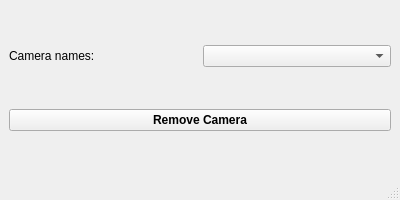
<?xml version="1.0" encoding="UTF-8"?>
<ui version="4.0">
 <class>MainWindow</class>
 <widget class="QMainWindow" name="MainWindow">
  <property name="geometry">
   <rect>
    <x>0</x>
    <y>0</y>
    <width>400</width>
    <height>200</height>
   </rect>
  </property>
  <property name="minimumSize">
   <size>
    <width>400</width>
    <height>200</height>
   </size>
  </property>
  <property name="maximumSize">
   <size>
    <width>400</width>
    <height>200</height>
   </size>
  </property>
  <property name="windowTitle">
   <string>Remove Camera</string>
  </property>
  <widget class="QWidget" name="centralwidget">
   <layout class="QVBoxLayout" name="verticalLayout">
    <item>
     <layout class="QVBoxLayout" name="verticalLayout_2">
      <item>
       <layout class="QHBoxLayout" name="horizontalLayout">
        <item>
         <widget class="QLabel" name="label_2">
          <property name="text">
           <string>Camera names:</string>
          </property>
         </widget>
        </item>
        <item>
         <widget class="QComboBox" name="comboBox"/>
        </item>
       </layout>
      </item>
     </layout>
    </item>
    <item>
     <layout class="QVBoxLayout" name="verticalLayout_3">
      <item>
       <widget class="QPushButton" name="addCamBtn">
        <property name="minimumSize">
         <size>
          <width>151</width>
          <height>0</height>
         </size>
        </property>
        <property name="font">
         <font>
          <weight>75</weight>
          <bold>true</bold>
         </font>
        </property>
        <property name="text">
         <string>Remove Camera</string>
        </property>
       </widget>
      </item>
     </layout>
    </item>
   </layout>
  </widget>
  <widget class="QStatusBar" name="statusbar"/>
 </widget>
 <resources/>
 <connections/>
</ui>
